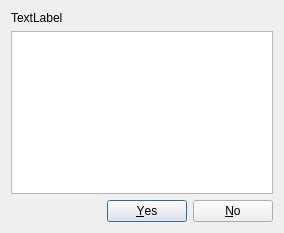
<?xml version="1.0" encoding="UTF-8"?>
<ui version="4.0">
 <class>AuthDialog</class>
 <widget class="QDialog" name="AuthDialog">
  <property name="geometry">
   <rect>
    <x>0</x>
    <y>0</y>
    <width>284</width>
    <height>233</height>
   </rect>
  </property>
  <property name="windowTitle">
   <string>Dialog</string>
  </property>
  <layout class="QVBoxLayout" name="verticalLayout">
   <item>
    <widget class="QLabel" name="requestTitle">
     <property name="text">
      <string>TextLabel</string>
     </property>
    </widget>
   </item>
   <item>
    <widget class="QTextBrowser" name="requestMessage">
     <property name="documentTitle">
      <string/>
     </property>
     <property name="readOnly">
      <bool>false</bool>
     </property>
     <property name="html">
      <string>&lt;!DOCTYPE HTML PUBLIC &quot;-//W3C//DTD HTML 4.0//EN&quot; &quot;http://www.w3.org/TR/REC-html40/strict.dtd&quot;&gt;
&lt;html&gt;&lt;head&gt;&lt;meta name=&quot;qrichtext&quot; content=&quot;1&quot; /&gt;&lt;style type=&quot;text/css&quot;&gt;
p, li { white-space: pre-wrap; }
&lt;/style&gt;&lt;/head&gt;&lt;body style=&quot; font-family:'Ubuntu'; font-size:9pt; font-weight:400; font-style:normal;&quot;&gt;
&lt;p style=&quot;-qt-paragraph-type:empty; margin-top:0px; margin-bottom:0px; margin-left:0px; margin-right:0px; -qt-block-indent:0; text-indent:0px; font-family:'Droid Sans';&quot;&gt;&lt;/p&gt;&lt;/body&gt;&lt;/html&gt;</string>
     </property>
     <property name="textInteractionFlags">
      <set>Qt::TextEditorInteraction</set>
     </property>
    </widget>
   </item>
   <item>
    <widget class="QDialogButtonBox" name="buttonBox">
     <property name="orientation">
      <enum>Qt::Horizontal</enum>
     </property>
     <property name="standardButtons">
      <set>QDialogButtonBox::No|QDialogButtonBox::Yes</set>
     </property>
     <property name="centerButtons">
      <bool>false</bool>
     </property>
    </widget>
   </item>
  </layout>
 </widget>
 <resources/>
 <connections>
  <connection>
   <sender>buttonBox</sender>
   <signal>accepted()</signal>
   <receiver>AuthDialog</receiver>
   <slot>accept()</slot>
   <hints>
    <hint type="sourcelabel">
     <x>248</x>
     <y>254</y>
    </hint>
    <hint type="destinationlabel">
     <x>157</x>
     <y>274</y>
    </hint>
   </hints>
  </connection>
  <connection>
   <sender>buttonBox</sender>
   <signal>rejected()</signal>
   <receiver>AuthDialog</receiver>
   <slot>reject()</slot>
   <hints>
    <hint type="sourcelabel">
     <x>316</x>
     <y>260</y>
    </hint>
    <hint type="destinationlabel">
     <x>286</x>
     <y>274</y>
    </hint>
   </hints>
  </connection>
 </connections>
</ui>
